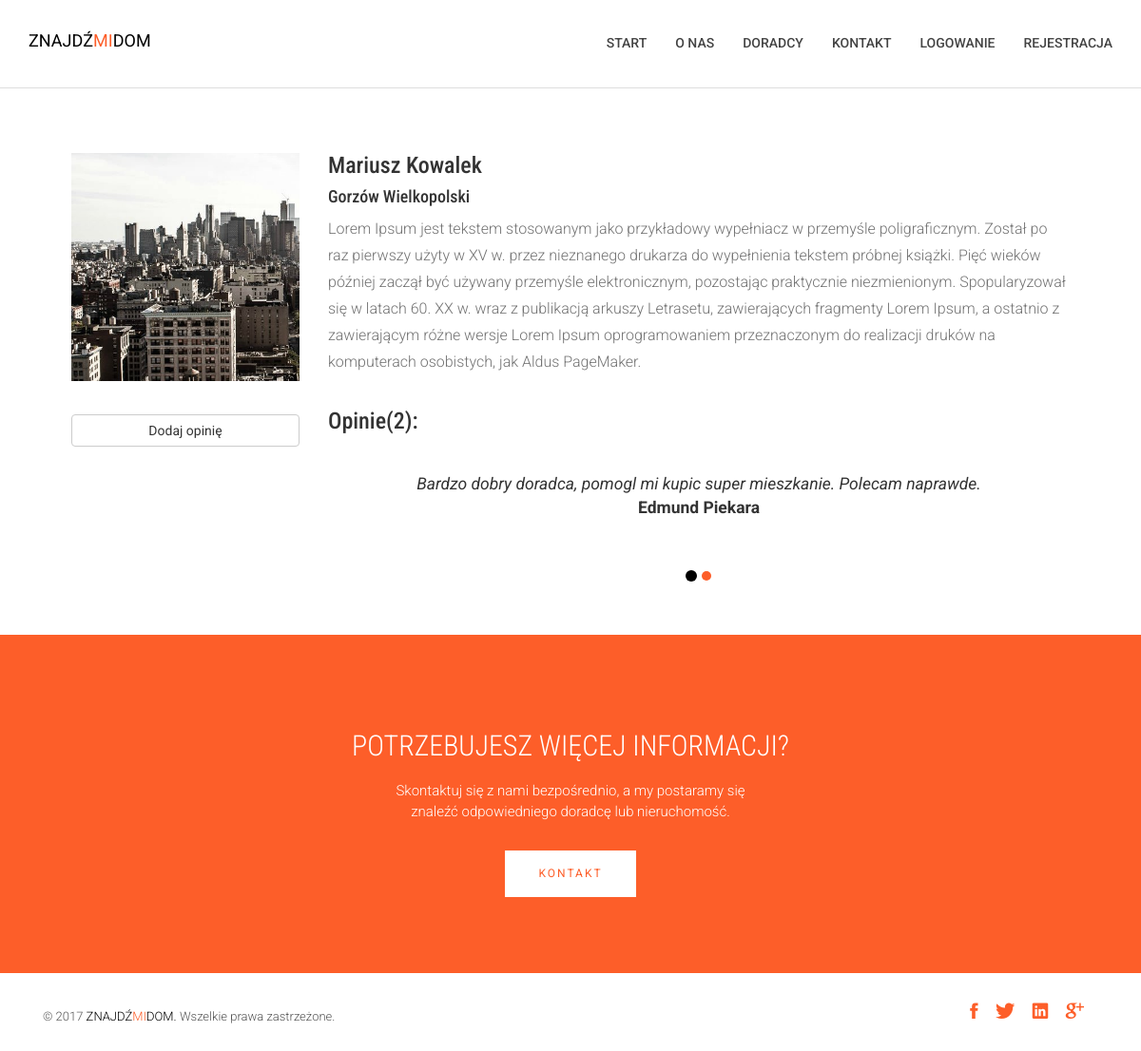
The page /profiles/12/ on the database its author committed.
### profiles/models.py (models this page shows, shortened)
class Profile(models.Model):
	def validate_image(fieldfile_obj):
		filesize = fieldfile_obj.file.size
		megabyte_limit = 1
		if filesize > megabyte_limit*1024*1024:
			raise ValidationError("Zbyt duży rozmiar pliku. Użyj zdjęcia o rozmiarze poniżej %sMB" % str(megabyte_limit))
	user = models.OneToOneField(User, blank=True, null=True)
	avatar = models.ImageField(upload_to='avatar', blank=True, validators=[validate_image])
	description = models.TextField(blank=True)
	city = models.CharField(max_length=100, blank=True)
	updated = models.DateTimeField(auto_now=True, auto_now_add=False)
	timestamp = models.DateTimeField(auto_now=False, auto_now_add=True)
	def get_approved_reviews(self):
		return self.review_set.filter(approved="True")

class Review(models.Model):
	profile = models.ForeignKey(Profile)
	pub_date = models.DateTimeField(auto_now=False, auto_now_add=True)
	name = models.CharField(max_length=254)
	email = models.EmailField(max_length=254)
	company = models.CharField(max_length=254, blank=True, null=True)
	position = models.CharField(max_length=254, blank=True, null=True)
	message = models.TextField()
	approved = models.BooleanField(default=False)

### profiles/views.py (the view)
# urls.py: url(r'^(?P<pk>\d+)/$', views.profile_detail, name='detail'),
def profile_detail(request, pk):
	profile = get_object_or_404(Profile, pk=pk)
	return render(request, 'profiles/profile_detail.html', {'profile': profile})

### profiles/templates/profiles/profile_detail.html (shortened to what this page needs)
{% extends "base.html" %}
{% load static from staticfiles %}
{% load crispy_forms_tags %}
{% block content%}
<section id="about">
    <div class="container">
        <div class="row">
            <div class="col-md-12 col-sm-12">
                <div class="block wow fadeInDown" data-wow-delay=".2s" data-wow-duration="500ms">
                    <div class="col-md-3 col-sm-3">
                    {% if profile.avatar %}
								<img src="{{ profile.avatar.url}}" id="profil" class="img-responsive" alt="{{ profile.user.get_full_name }}" width=300>
                    {% else %}
                            <img src="{% static '/images/avatar-default.jpg' %}" id="profil" class="img-responsive" alt="{{ profile.user.get_full_name }}" width=300>
                    {% endif %}
                    <div style="margin-top: 15px; ">
                        <br>
                        <a href="{% url 'profiles:add_review' pk=profile.pk %}" class="btn btn-block btn-default" role="button"> Dodaj opinię</a>
                    </div>
                    </div>
                    <div class="col-md-9 col-sm-9">
                        <h3> {{ profile.user.get_full_name }} </h3>
                        {% if profile.city %}
                        <h4> {{ profile.city }} </h4>
                        {% endif %}
                        {% if profile.description %}
                        <p>
                            {{ profile.description}}
                        </p>
                        {% endif %}
                        <h3 >Opinie({{ profile.get_approved_reviews.count }}):</h3>
                        {% if profile.get_approved_reviews %}
                        <div class="carousel slide" id="fade-quote-carousel" data-ride="carousel" data-interval="10000">
                            <ol class="carousel-indicators">
                            {% for review in profile.get_approved_reviews %}
                                    {% if forloop.first %}
                                        <li data-target="#fade-quote-carousel" data-slide-to="{{ forloop.counter0 }}" class="active"></li>
                                    {% else %}
                                        <li data-target="#fade-quote-carousel" data-slide-to="{{ forloop.counter0 }}"></li>
                                    {% endif %}
                            {% endfor %}
                            </ol>
                            <div class="carousel-inner">
                            {% for review in profile.get_approved_reviews %}
                                    {% if forloop.first %}
                                    <div class="active item">
                                        <blockquote>
                                            <em>{{ review.message }}</em>
                                            <br><strong>{{ review.name }}</strong>
                                        </blockquote>
                                    </div>
                                    {% endif %}
                            {% endfor %}
                            </div>
                        </div>
                        {% else %}
                         <p>Ten doradca nie otrzymał jeszcze opini.</p>
                        {% endif %}
                    </div>
                </div>
            </div>
        </div>
    </div>
</section>
<section id="carousel">
    <div class="container">
        <div class="row">
            <div class="col-md-9 col-md-offset-3">
            </div>
        </div>
    </div>
</section>
{% endblock %}

### assets/css/main.css (style rules this page uses)
body { font-family: 'Roboto', sans-serif; }
h1, h2, h3, h4, h5, h6 { font-family: 'Roboto Condensed', sans-serif; }
p { font-family: 'Roboto', sans-serif; line-height: 22px; font-size: 16px; font-weight: 300; }
a { color: #fd5e29; }
img#profil { margin-top: 20px; }
#about { padding: 30px 0 30px; }
#about .block { padding: 20px 30px 0 30px; }
#about .block p { color: #727272; font-size: 16px; line-height: 28px; margin-bottom: 35px; }
#about .block img { max-width: 100%; }
#fade-quote-carousel.carousel { padding-bottom: 60px; }
#fade-quote-carousel.carousel .carousel-inner .item { opacity: 0; -webkit-transition-property: opacity; -ms-transition-property: opacity; transition-property: opacity; }
#fade-quote-carousel.carousel .carousel-inner .active { opacity: 1; -webkit-transition-property: opacity; -ms-transition-property: opacity; transition-property: opacity; }
#fade-quote-carousel.carousel .carousel-indicators { bottom: 10px; }
#fade-quote-carousel.carousel .carousel-indicators > li { background-color: #fd5e29; border: none; }
#fade-quote-carousel.carousel .carousel-indicators > li.active { background-color: #000; }
#fade-quote-carousel blockquote { text-align: center; border: none; }

### rows shown on the page
Profile: user.get_full_name "Mariusz Kowalek", city "Gorzów Wielkopolski", description "Lorem Ipsum jest tekstem stosowanym jako przykładowy wypełniacz w przemyśle poligraficznym. Został po raz pierwszy użyty w XV w. przez nieznanego drukarza do wypełnienia tekstem próbnej książki. Pięć wieków później zaczął być używany przemyśle elektronicznym, pozostając praktycznie niezmienionym. Spopularyzował się w latach 60. XX w. wraz z publikacją arkuszy Letrasetu, zawierających fragmenty Lorem Ipsum, a ostatnio z zawierającym różne wersje Lorem Ipsum oprogramowaniem przeznaczonym do realizacji druków na komputerach osobistych, jak Aldus PageMaker.", get_approved_reviews.count "2"
Review: message "Bardzo dobry doradca, pomogl mi kupic super mieszkanie. Polecam naprawde.", name "Edmund Piekara"
